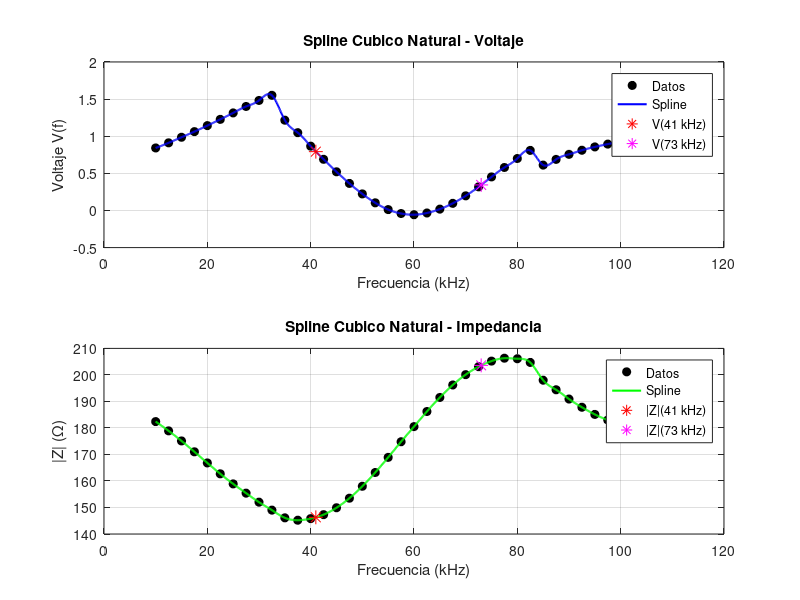

This chart was generated by the following MATLAB code:
clc;
clear;
close all;

%% DATOS EXPERIMENTALES

f = [10 12.5 15 17.5 20 22.5 25 27.5 30 32.5 ...
    35 37.5 40 42.5 45 47.5 50 52.5 55 57.5 ...
    60 62.5 65 67.5 70 72.5 75 77.5 80 82.5 ...
    85 87.5 90 92.5 95 97.5 100 102.5 105 107.5];

V = [0.842 0.911 0.986 1.062 1.143 1.227 1.314 1.401 ...
    1.482 1.551 1.216 1.048 0.866 0.689 0.521 0.364 ...
    0.223 0.103 0.012 -0.041 -0.057 -0.034 0.018 ...
    0.096 0.197 0.318 0.452 0.579 0.700 0.809 ...
    0.611 0.688 0.756 0.811 0.856 0.894 0.926 ...
    0.954 0.980 1.004];

Z = [182.4 178.9 175.1 171.0 166.8 162.7 158.9 155.4 ...
    152.0 149.0 146.1 145.2 145.8 147.3 149.9 153.5 ...
    158.0 163.2 168.9 174.8 180.5 186.2 191.5 196.2 ...
    200.1 203.1 205.2 206.3 206.1 204.7 198.0 194.4 ...
    190.9 187.8 185.1 183.0 181.6 180.8 180.6 180.9];

%% SPLINE CUBICO NATURAL

V41 = spline(f,V,41);
Z41 = spline(f,Z,41);

V73 = spline(f,V,73);
Z73 = spline(f,Z,73);

%% RESULTADOS

fprintf('----- SPLINE CUBICO NATURAL -----\n\n');

fprintf('V(41.0 kHz) = %.4f V\n',V41);
fprintf('|Z|(41.0 kHz) = %.4f Ohm\n\n',Z41);

fprintf('V(73.0 kHz) = %.4f V\n',V73);
fprintf('|Z|(73.0 kHz) = %.4f Ohm\n',Z73);

%% GRAFICAS

xx = linspace(min(f),max(f),1000);

figure;

subplot(2,1,1)

plot(f,V,'ko','MarkerFaceColor','k');
hold on;

plot(xx,spline(f,V,xx),'b','LineWidth',1.5);

plot(41,V41,'r*','MarkerSize',10);
plot(73,V73,'m*','MarkerSize',10);

xlabel('Frecuencia (kHz)');
ylabel('Voltaje V(f)');
title('Spline Cubico Natural - Voltaje');

legend('Datos',...
    'Spline',...
    'V(41 kHz)',...
    'V(73 kHz)');

grid on;

subplot(2,1,2)

plot(f,Z,'ko','MarkerFaceColor','k');
hold on;

plot(xx,spline(f,Z,xx),'g','LineWidth',1.5);

plot(41,Z41,'r*','MarkerSize',10);
plot(73,Z73,'m*','MarkerSize',10);

xlabel('Frecuencia (kHz)');
ylabel('|Z| (\Omega)');
title('Spline Cubico Natural - Impedancia');

legend('Datos',...
    'Spline',...
    '|Z|(41 kHz)',...
    '|Z|(73 kHz)');

grid on;
